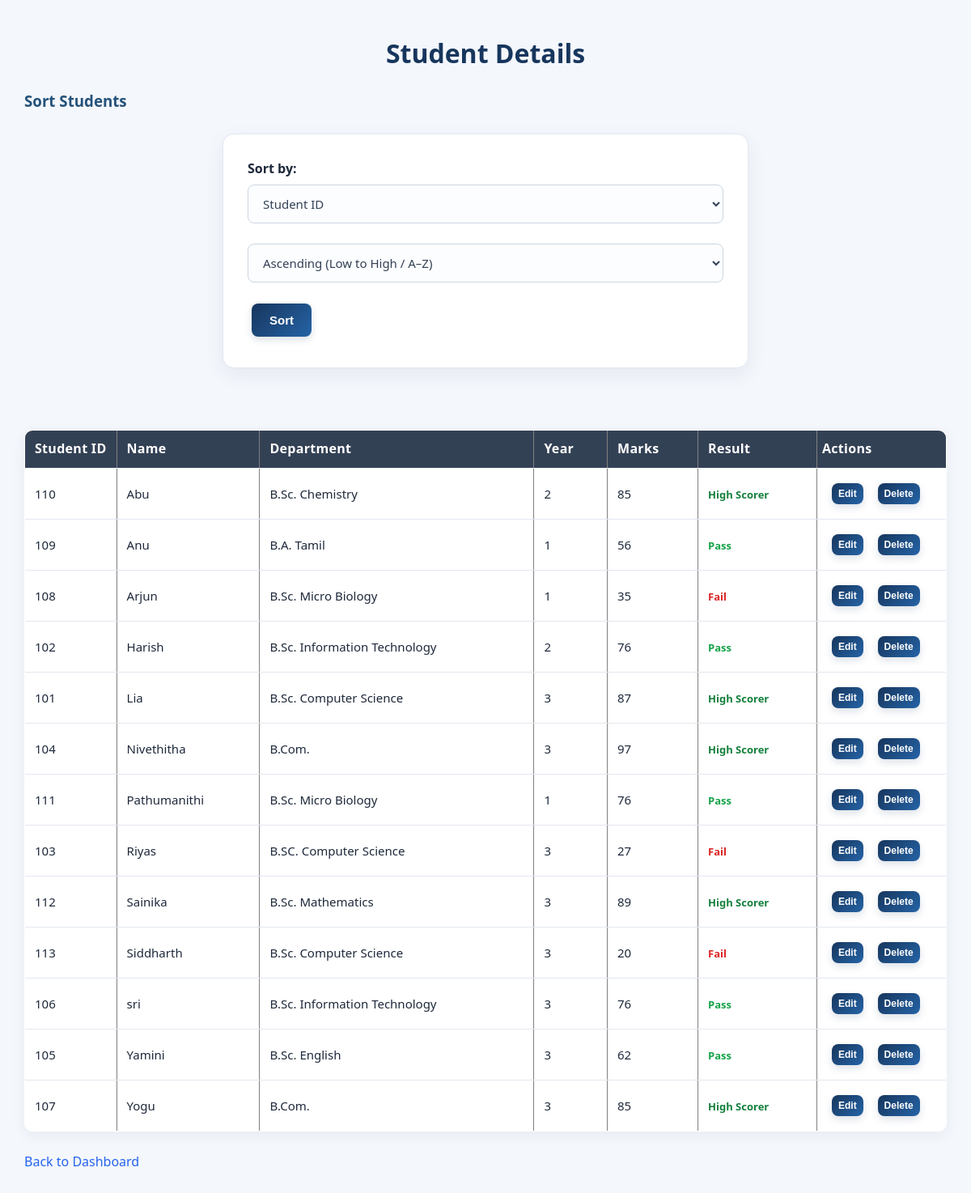
/sort, run on the app's committed database.
### tables this page shows
CREATE TABLE students (
            id INTEGER PRIMARY KEY AUTOINCREMENT,
            student_id TEXT,
            name TEXT,
            department TEXT,
            year TEXT,
            marks INTEGER
        );

### app.py (the view, shortened to what this page needs)
@app.route("/sort")
def sort_students():
    sort_by = request.args.get("by", "name")
    order = request.args.get("order", "asc")
    reverse = order == "desc"
    connection = sqlite3.connect("students.db")
    cursor = connection.cursor()
    cursor.execute("SELECT * FROM students")
    students = cursor.fetchall()
    connection.close()
    if sort_by == "student_id":
        key_function = lambda student: str(student[1]).strip().lower()
    elif sort_by == "department":
        key_function = lambda student: str(student[3]).strip().lower()
    elif sort_by == "marks":
        key_function = lambda student: float(student[5])
    else:
        key_function = lambda student: str(student[2]).strip().lower()
    students = insertion_sort(students, key_function, reverse)
    return render_template(
        "students.html",
        students=students,
        sort_by=sort_by,
        order=order
    )

### app.py (called while the page is built)
def insertion_sort(students, key_function, reverse=False):
    students = list(students)
    for i in range(1, len(students)):
        current_student = students[i]
        current_key = key_function(current_student)
        j = i - 1
        if reverse:
            while j >= 0 and key_function(students[j]) < current_key:
                students[j + 1] = students[j]
                j -= 1
        else:
            while j >= 0 and key_function(students[j]) > current_key:
                students[j + 1] = students[j]
                j -= 1
        students[j + 1] = current_student
    return students

### templates/students.html (shortened to what this page needs)
<!DOCTYPE html>
<html lang="en">
<head>
    <link rel="stylesheet" href="{{ url_for('static', filename='style.css') }}">
</head>
<body>
    <h1>Student Details</h1>
<h3>Sort Students</h3>
<form action="{{ url_for('sort_students') }}" method="GET">
    <label for="by">Sort by:</label>
    <select name="by" id="by">
        <option value="student_id">Student ID</option>
    </select>
    <select name="order" id="order">
        <option value="asc">Ascending (Low to High / A–Z)</option>
    </select>
    <button type="submit">Sort</button>
</form>
<br>
    <table border="1">
        <tr>
            <th>Student ID</th>
            <th>Name</th>
            <th>Department</th>
            <th>Year</th>
            <th>Marks</th>
            <th>Result</th>
            <th>Actions</th>
        </tr>
        {% for student in students %}
        <tr>
            <td>{{ student[1] }}</td>
            <td>{{ student[2] }}</td>
            <td>{{ student[3] }}</td>
            <td>{{ student[4] }}</td>
            <td>{{ student[5] }}</td>
            <td>
             {% if student[5]|float < 40 %}
                 <span class="result-badge fail">Fail</span>
             {% elif student[5]|float < 80 %}
                 <span class="result-badge pass">Pass</span>
             {% else %}
                 <span class="result-badge high-scorer">High Scorer</span>
             {% endif %}
            </td>
            <td>
                <a href="{{ url_for('edit_student', student_id=student[0]) }}">
                    <button type="button">Edit</button>
                </a>
                <form action="{{ url_for('delete_student', student_id=student[0]) }}"
                      method="POST"
                      style="display: inline;"
                      onsubmit="return confirm('Are you sure you want to delete this student?');">
                    <button type="submit">Delete</button>
                </form>
            </td>
        </tr>
        {% endfor %}
    </table>
    <br>
    <a href="{{ url_for('home') }}">Back to Dashboard</a>
</body>
</html>

### static/style.css (style rules this page uses)
* { box-sizing: border-box; }
body { font-family: "Segoe UI", Arial, sans-serif; background: #f4f7fc; color: #243247; margin: 0; padding: 30px; line-height: 1.6; }
h1 { color: #17365d; text-align: center; font-size: 32px; font-weight: 700; margin: 10px 0 12px; }
h3 { color: #24527a; }
a { color: #2563eb; text-decoration: none; transition: 0.2s ease; }
button, input[type="submit"] { background: linear-gradient(135deg, #17365d, #2563a6); color: #ffffff; border: none; padding: 12px 22px; margin: 8px 5px; border-radius: 8px; cursor: pointer; font-size: 15px; font-weight: 600; box-shadow: 0 4px 10px rgba(23, 54, 93, 0.15); transition: transform 0.2s ease, box-shadow 0.2s ease; }
form { background: #ffffff; max-width: 650px; margin: 25px auto; padding: 30px; border: 1px solid #e2e8f0; border-radius: 14px; box-shadow: 0 8px 25px rgba(30, 55, 90, 0.07); }
input, select, textarea { width: 100%; padding: 12px 14px; margin-top: 7px; margin-bottom: 18px; border: 1px solid #cbd5e1; border-radius: 8px; background: #fbfdff; color: #243247; font: inherit; transition: border-color 0.2s, box-shadow 0.2s; }
table { width: 100%; border-collapse: collapse; background: #ffffff; margin-top: 25px; border-radius: 10px; overflow: hidden; box-shadow: 0 5px 18px rgba(30, 55, 90, 0.06); }
th { background: #17365d; color: #ffffff; font-weight: 600; letter-spacing: 0.3px; }
th, td { padding: 14px 16px; border-bottom: 1px solid #e8edf5; text-align: left; }
td { color: #334155; }
table { width: 100%; border-collapse: collapse; table-layout: auto; }
th { padding: 10px 12px; background-color: #2563eb; color: #ffffff; font-weight: 700; text-align: left; }
td { padding: 8px 12px; color: #1e293b; font-size: 15px; font-weight: 500; border-bottom: 1px solid #e2e8f0; vertical-align: middle; }
th:last-child, td:last-child { width: 130px; white-space: nowrap; }
td:last-child a, td:last-child button { display: inline-block; margin: 2px; padding: 6px 9px; font-size: 13px; }
table th { background-color: #334155; color: #ffffff; font-weight: 600; }
table td { color: #1e293b; font-weight: 500; }
th:last-child, td:last-child { width: 120px; max-width: 120px; padding: 6px; white-space: normal; }
td:last-child a, td:last-child button { box-sizing: border-box; max-width: 100%; margin: 3px 0; padding: 6px 8px; font-size: 12px; white-space: normal; overflow-wrap: anywhere; }
td:last-child { width: 140px; max-width: 140px; padding: 6px; box-sizing: border-box; }
td:last-child form { display: inline; margin: 0; padding: 0; border: none; background: transparent; box-shadow: none; }
td:last-child a, td:last-child button { display: inline-block; width: auto; min-width: 0; max-width: 100%; box-sizing: border-box; margin: 3px 2px; padding: 6px 8px; font-size: 12px; }
table th:first-child, table td:first-child { width: 90px; white-space: nowrap; }
table th:last-child, table td:last-child { width: 160px; min-width: 160px; white-space: nowrap; }
input, select, textarea { color: #1e293b; font-size: 15px; font-weight: 500; }
table th { font-weight: bold; }
label { font-weight: bold; color: #1e293b; }
input, select, textarea { font-weight: normal; color: #64748b; }
input, select, textarea { color: #334155; font-weight: 500; }
.result-badge { display: inline-block; padding: 5px 12px; border-radius: 6px; font-weight: 700; font-size: 13px; }
.result-badge { display: inline; padding: 0; border: none; border-radius: 0; background: transparent; font-weight: 700; font-size: 13px; }
.result-badge.fail { color: #dc2626; }
.result-badge.pass { color: #16a34a; }
.result-badge.high-scorer { color: #15803d; }

### data on the page
students: student "110", name "Abu", department "B.Sc. Chemistry", year "2", marks "85", shows "High Scorer"
students: student "109", name "Anu", department "B.A. Tamil", year "1", marks "56", shows "Pass"
students: student "108", name "Arjun", department "B.Sc. Micro Biology", year "1", marks "35", shows "Fail"
students: student "102", name "Harish", department "B.Sc. Information Technology", year "2", marks "76", shows "Pass"
students: student "101", name "Lia", department "B.Sc. Computer Science", year "3", marks "87", shows "High Scorer"
students: student "104", name "Nivethitha", department "B.Com.", year "3", marks "97", shows "High Scorer"
students: student "111", name "Pathumanithi", department "B.Sc. Micro Biology", year "1", marks "76", shows "Pass"
students: student "103", name "Riyas", department "B.SC. Computer Science", year "3", marks "27", shows "Fail"
students: student "112", name "Sainika", department "B.Sc. Mathematics", year "3", marks "89", shows "High Scorer"
students: student "113", name "Siddharth", department "B.Sc. Computer Science", year "3", marks "20", shows "Fail"
students: student "106", name "sri", department "B.Sc. Information Technology", year "3", marks "76", shows "Pass"
students: student "105", name "Yamini", department "B.Sc. English", year "3", marks "62", shows "Pass"
students: student "107", name "Yogu", department "B.Com.", year "3", marks "85", shows "High Scorer"
